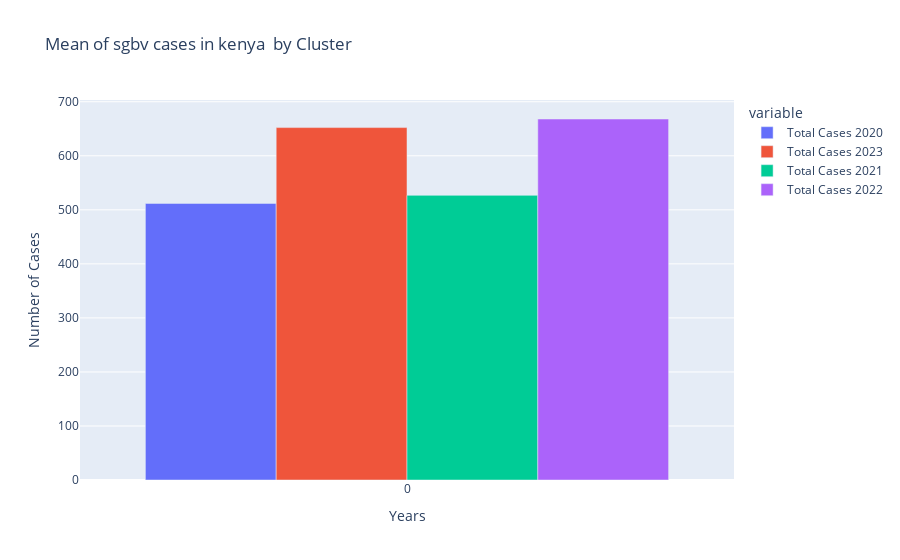

The code cell stored with this chart in its notebook:
### Markdown cell above
#### Use plotly express to create a side-by-side bar chart from xgb that shows the mean of the features in X for each of the clusters in your final_model.

### Code cell
# Create side-by-side bar chart of `xgb`
fig = px.bar(
    xgb,
    barmode = "group",
    title= "Mean of sgbv cases in kenya  by Cluster"

)
fig.update_layout(xaxis_title="Years", yaxis_title = "Number of Cases")
fig.show()

### Figure 1 — Plotly figure (JSON) as saved in the notebook; plotly's stock layout.template omitted (floating-point values rounded to 4 significant figures)
{"data": [{"alignmentgroup": "True", "hovertemplate": "variable=Total Cases 2020<br>index=%{x}<br>value=%{y}<extra></extra>", "legendgroup": "Total Cases 2020", "marker": {"color": "#636efa", "pattern": {"shape": ""}}, "name": "Total Cases 2020", "offsetgroup": "Total Cases 2020", "orientation": "v", "showlegend": true, "textposition": "auto", "type": "bar", "x": [0], "xaxis": "x", "y": [511.9], "yaxis": "y"}, {"alignmentgroup": "True", "hovertemplate": "variable=Total Cases 2023<br>index=%{x}<br>value=%{y}<extra></extra>", "legendgroup": "Total Cases 2023", "marker": {"color": "#EF553B", "pattern": {"shape": ""}}, "name": "Total Cases 2023", "offsetgroup": "Total Cases 2023", "orientation": "v", "showlegend": true, "textposition": "auto", "type": "bar", "x": [0], "xaxis": "x", "y": [652.2], "yaxis": "y"}, {"alignmentgroup": "True", "hovertemplate": "variable=Total Cases 2021<br>index=%{x}<br>value=%{y}<extra></extra>", "legendgroup": "Total Cases 2021", "marker": {"color": "#00cc96", "pattern": {"shape": ""}}, "name": "Total Cases 2021", "offsetgroup": "Total Cases 2021", "orientation": "v", "showlegend": true, "textposition": "auto", "type": "bar", "x": [0], "xaxis": "x", "y": [526.8], "yaxis": "y"}, {"alignmentgroup": "True", "hovertemplate": "variable=Total Cases 2022<br>index=%{x}<br>value=%{y}<extra></extra>", "legendgroup": "Total Cases 2022", "marker": {"color": "#ab63fa", "pattern": {"shape": ""}}, "name": "Total Cases 2022", "offsetgroup": "Total Cases 2022", "orientation": "v", "showlegend": true, "textposition": "auto", "type": "bar", "x": [0], "xaxis": "x", "y": [668.1], "yaxis": "y"}], "layout": {"autosize": true, "barmode": "group", "legend": {"title": {"text": "variable"}, "tracegroupgap": 0}, "title": {"text": "Mean of sgbv cases in kenya  by Cluster"}, "xaxis": {"anchor": "y", "autorange": true, "domain": [0, 1], "range": [-0.5, 0.5], "title": {"text": "Years"}, "type": "linear"}, "yaxis": {"anchor": "x", "autorange": true, "domain": [0, 1], "range": [0, 703.3], "title": {"text": "Number of Cases"}, "type": "linear"}}}
